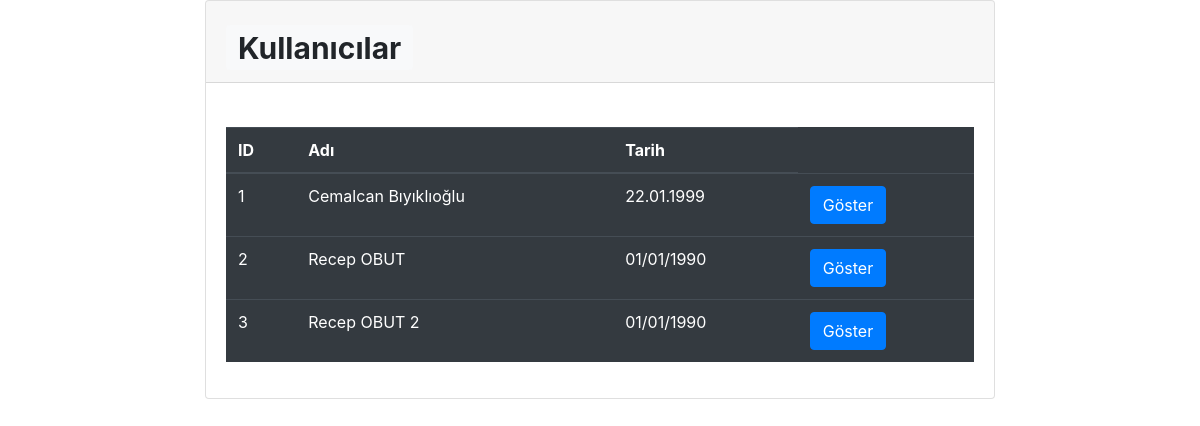
Screenshot of /control/sayfalar/tablolar/tablo3.php with the database file from the repository.
### tables this page shows
CREATE TABLE `pittsburgh` (
  `ID` int(11) NOT NULL,
  `Adi` text,
  `Tarih` text,
  `soru1` text,
  `soru2` text,
  `soru3` text,
  `soru4` text,
  `soru5` int(11) DEFAULT NULL,
  `soru6` int(11) DEFAULT NULL,
  `soru7` int(11) DEFAULT NULL,
  `soru8` int(11) DEFAULT NULL,
  `soru9` int(11) DEFAULT NULL,
  `soru10` int(11) DEFAULT NULL,
  `soru11` int(11) DEFAULT NULL,
  `soru12` int(11) DEFAULT NULL,
  `soru13` int(11) DEFAULT NULL,
  `soru14` int(11) DEFAULT NULL,
  `soru15` int(11) DEFAULT NULL,
  `soru16` int(11) DEFAULT NULL,
  `soru17` int(11) DEFAULT NULL,
  `soru18` int(11) DEFAULT NULL,
  `soru19` int(11) DEFAULT NULL,
  `soru20` int(11) DEFAULT NULL,
  `soru21` int(11) DEFAULT NULL,
  `soru22` int(11) DEFAULT NULL,
  `soru23` int(11) DEFAULT NULL,
  `soru24` int(11) DEFAULT NULL
);

### control/sayfalar/tablolar/tablo3.php (the view, shortened to what this page needs)
<div class="content-wrapper">
  <div class="row">
    <div class="col-2"></div>
    <div class="col-8">
      <div class="card card-primary">
        <div class="card-header">
          <h4 class="card-title">
            <h1 class="m-0"><span class="badge badge-light">Kullanıcılar</h1></span></h1>
          </h4>
        </div>
        <div class="card-body">
          <form action="" , method="POST">
            <br>
            <?php
            $sql = "select * from pittsburgh";
            $result = mysqli_query($con, $sql);
            ?>
            <table class="table table-dark">
              <thead>
                <tr>
                  <th scope="col">ID</th>
                  <th scope="col">Adı</th>
                  <th scope="col">Tarih</th>
                </tr>
              </thead>
              <tbody>
                <?php
                while ($row = mysqli_fetch_assoc($result)) {
                ?>
                  <tr>
                    <td><?php echo $row['ID']; ?></td>
                    <td><?php echo $row['Adi']; ?></td>
                    <td><?php echo $row['Tarih']; ?></td>
                    <td>
                      <button class="btn btn-primary" onclick="location.href='./main.php?sayfaadi=sonuc3&SonucID=<?php echo $row['ID']; ?>'" type="button">
                        Göster</button>
                    </td>
                  </tr>
                <?php
                }
                ?>
              </tbody>
            </table>
          </form>
        </div>
      </div>
    </div>
  </div>
</div>
<link rel="stylesheet" href="https://stackpath.bootstrapcdn.com/bootstrap/4.3.1/css/bootstrap.min.css">

### rows the page displays
pittsburgh: ID "1", Adi "Cemalcan Bıyıklıoğlu", Tarih "22.01.1999"
pittsburgh: ID "2", Adi "Recep OBUT", Tarih "01/01/1990"
pittsburgh: ID "3", Adi "Recep OBUT 2", Tarih "01/01/1990"
